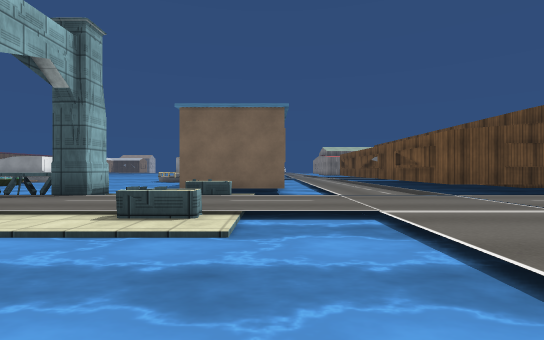
view 1 (above)

19 first-person views from a walk through a scene from a Unity 3-D project. The camera is 1.3 m above the floor, looks level and sees 85° across. The floor is counted in squares, 2 m on a side. Each view is taken from the middle of a square. On the plan, view 1 faces up. The plan holds only what a view shows up to about 9 squares ahead; the rest is blank. The place goes on beyond the plan. The player character is not drawn. Some surface patterns are stand-ins.

view 2
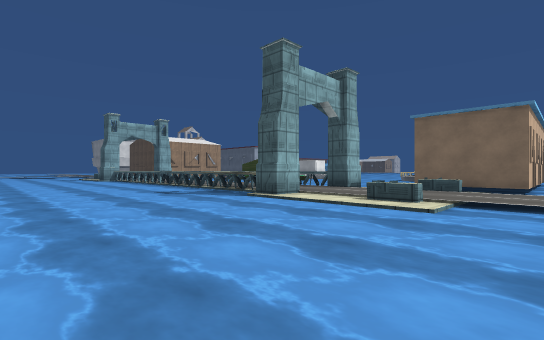

view 3
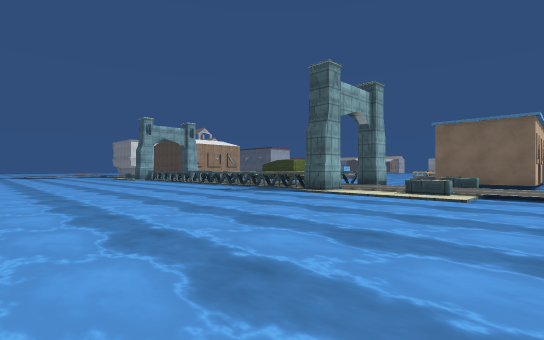

view 4
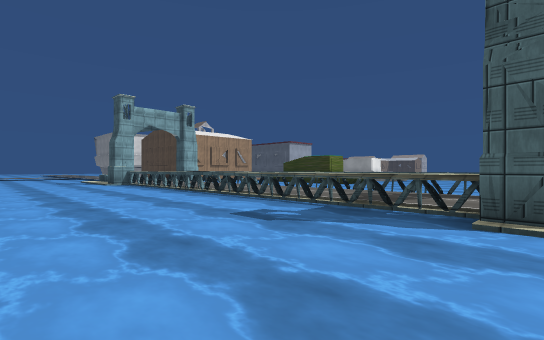

view 5
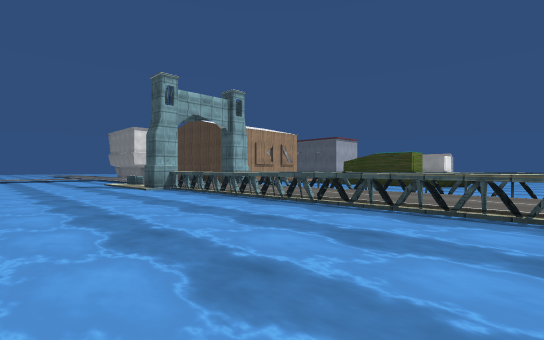

view 6
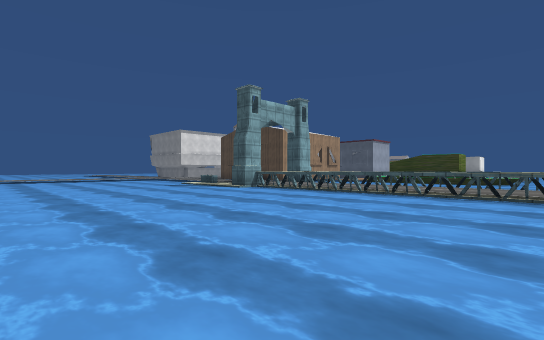

view 7
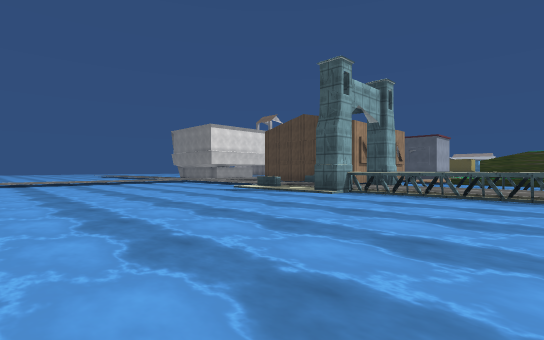

view 8
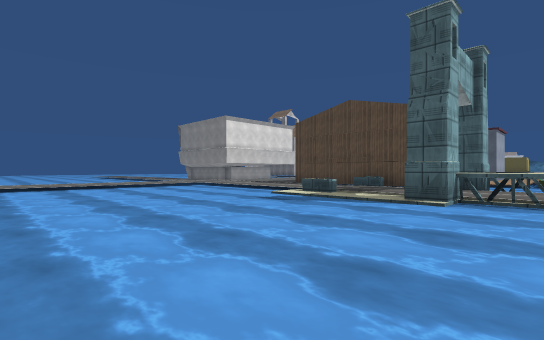

view 9
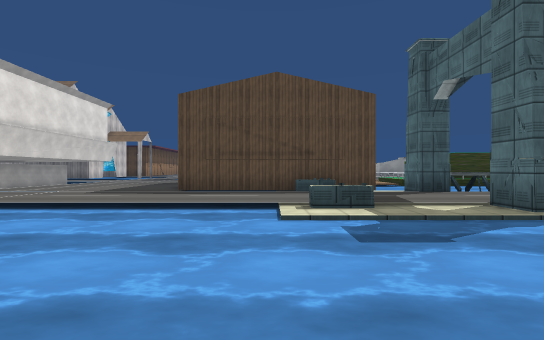

view 10
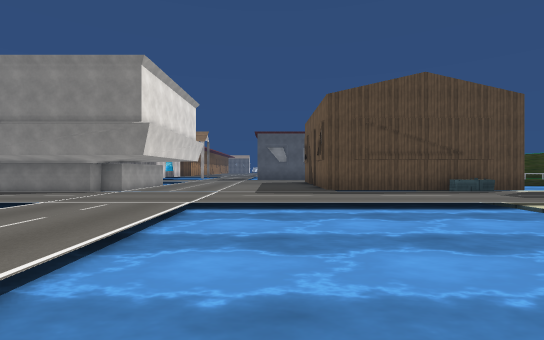

view 11
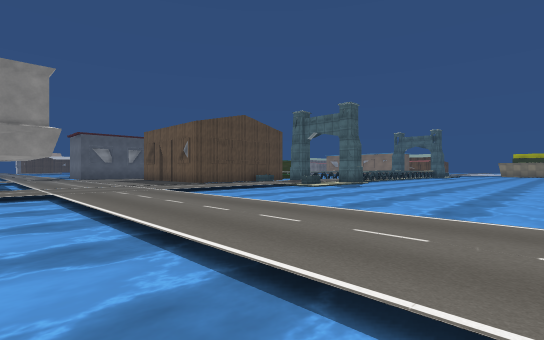

view 12
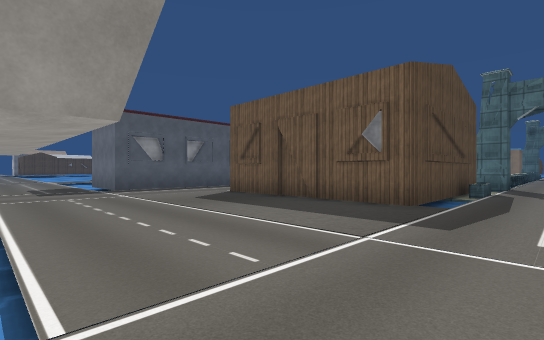

view 13
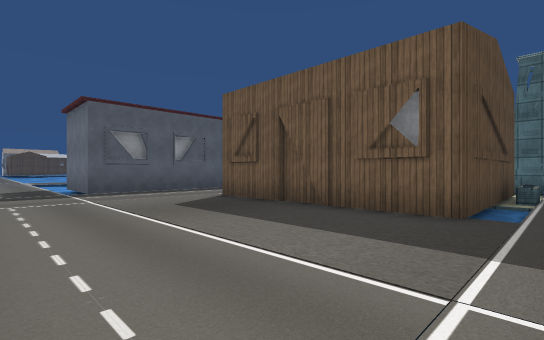

view 14
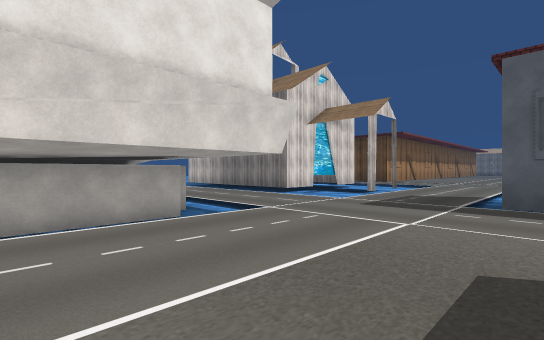

view 15
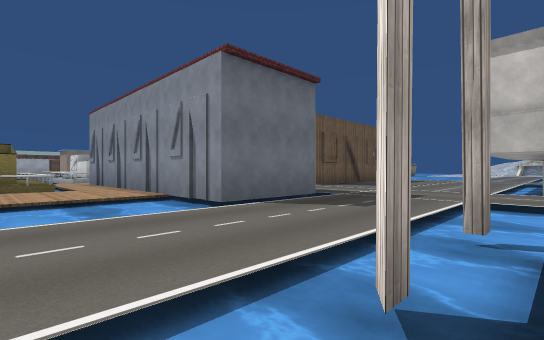

view 16
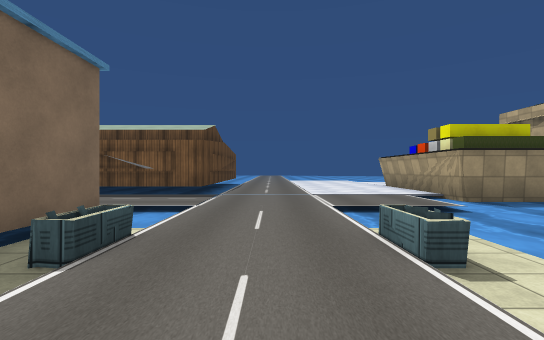

view 17
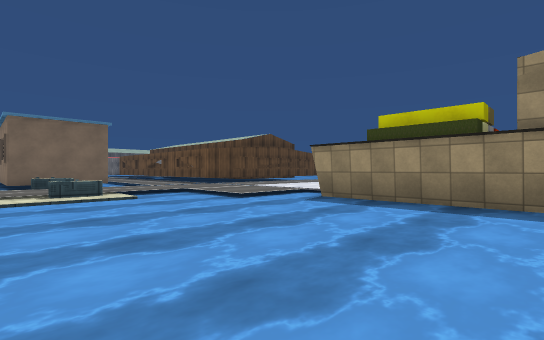

view 18
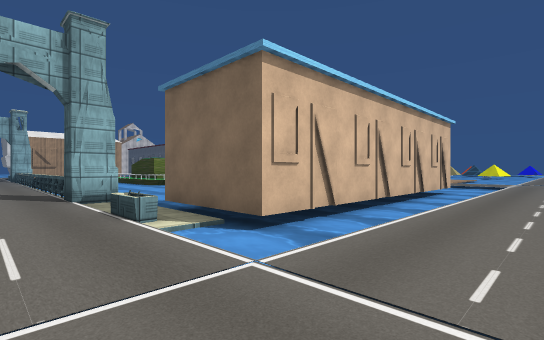

view 19
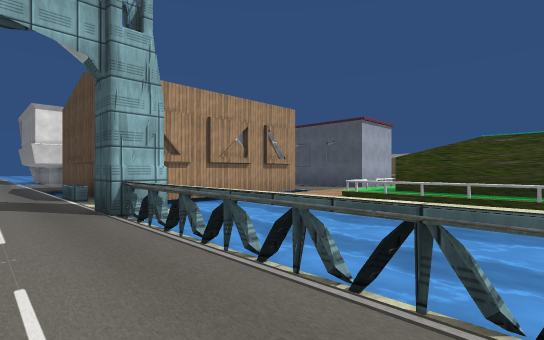

### Floor plan
Key: @ floor where view 1 was taken; # wall or solid block; x gap in a wall; . main floor; : floor 0.25 m higher than the main floor; / step, stairs or slope; = window, fence, low wall or low ledge; B building; H house.
Columns run from 31 left of view 1 to 4 right of it. Each row starts with its distance up from view 1.
 21 ./::../::=#
 20 #/::../::=##
 19 #/::../:://
 18 #.::.######
 17 ./::.
 16 ./::.
 15 //:://                         #.:
 14 :::::::                        #.::
 13 ::::::::     :/                #.::
 12 ./:::  H   H :/====            #.::
 11 B/:::  H   H :/====            #.::
 10 B/:::  H   H .....             #.::#
  9 B/:::: H   H.......  .. ...    #.::#
  8 B/:::  H   H.......  .. .....B##.::#
  7  /:::  HHHHH:##xxx####xx####:==..::/
  6 ::::::::::::::::::::::::::::::::::::
  5 ::::::::::::::::::::::::::::::::::::
  4 //:://////=::#x##xxxx###x#x#:==//:::
  3 ./::...../////............/////..:::
  2 ./::.............................:::
  1 ./::.............................../
  0 ./::...........................@..##
 -1 ./::..............................#
 -2 ./::..............................#
 -3 ./::..............................#
 -4 ./::..............................#

Positions as (right, up) in squares from view 1, and headings:
1: (0, 0), facing up
2: (1, -2), facing up-left
3: (1, -4), facing up-left
4: (-4, -1), facing up-left
5: (-8, -1), facing up-left
6: (-9, -4), facing up-left
7: (-13, -4), facing up-left
8: (-16, -3), facing up-left
9: (-22, -1), facing up
10: (-26, -1), facing up
11: (-31, -4), facing up-right
12: (-30, 5), facing up-right
13: (-29, 6), facing up-right
14: (-26, 9), facing up-left
15: (-31, 21), facing down-right
16: (-4, 5), facing right
17: (-3, -4), facing up-right
18: (3, 5), facing up-left
19: (-13, 5), facing up-left
